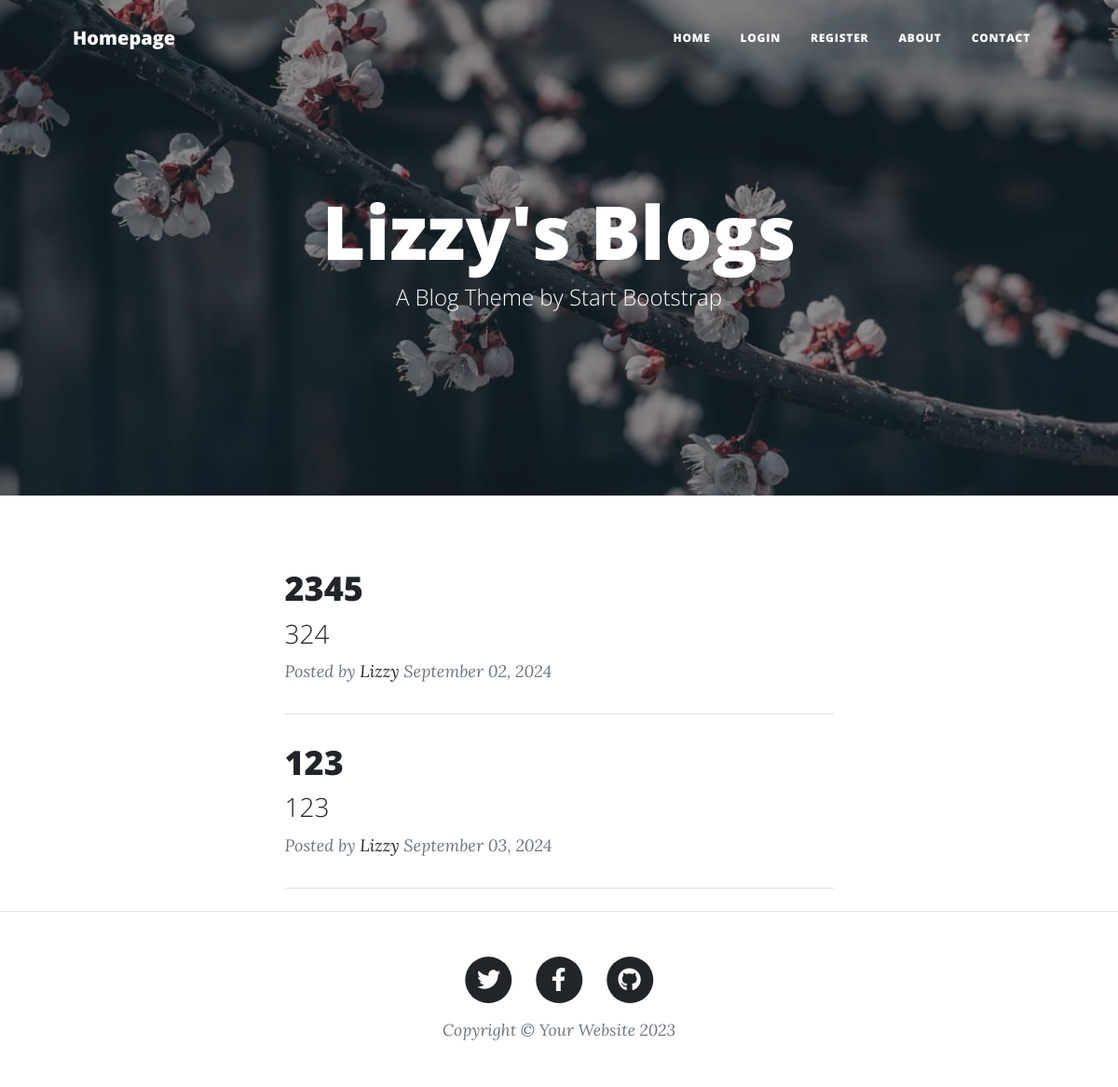
The page / on the database its author committed.
### database.py (models this page shows)
class Blogs(Base):
    __tablename__ = 'Blogs'
    id:Mapped[int] = mapped_column(primary_key=True)
    body:Mapped[str] = mapped_column(nullable=False)
    image:Mapped[str]
    title:Mapped[str] = mapped_column(nullable=False)
    subtitle:Mapped[str] = mapped_column(nullable=False)
    date:Mapped[str] = mapped_column(nullable=False)
    author_id:Mapped[int] = mapped_column(ForeignKey('User.id'), nullable=False)
    author:Mapped[User] = relationship('User', back_populates='blogs')

class User(UserMixin, Base):
    __tablename__ = 'User'
    id:Mapped[int] = mapped_column(primary_key=True)
    email:Mapped[str] = mapped_column(nullable=False, unique=True)
    password:Mapped[str] = mapped_column(nullable=False)
    name:Mapped[str] = mapped_column(nullable=False)
    blogs:Mapped[List['Blogs']] = relationship('Blogs', back_populates='author')
    comments:Mapped[List['Comments']] = relationship('Comments', back_populates='author')

### main.py (the view)
@app.route('/')
def index():
    posts = custom_func.update_response()
    return render_template('index.html', title="Lizzy's Blogs", img=custom_func.get_img('home_yes'), posts=posts, current_user=current_user, logged_in=current_user.is_authenticated)

### main.py (called while the page is built)
    def update_response():  # Gets all rows of database
        return session.query(Blogs).all()

    def get_img(place):
        placeholder = './static/assets/img/'
        ender = '-bg.jpg'
        return placeholder + place + ender  # eg: about_img = placeholder + 'about' + ender

### templates/index.html (shortened to what this page needs)
<!DOCTYPE html>
<html lang="en">
    <head>
        <link href="{{url_for('static', filename='css/styles.css')}}" rel="stylesheet" />
    </head>
    <body>
        {% include 'header.html' %}
        <div class="container px-4 px-lg-5">
            <div class="row gx-4 gx-lg-5 justify-content-center">
                <div class="col-md-10 col-lg-8 col-xl-7">
                    {% for post in posts %}
                        <div class="post-preview">
                            <a href="{{ url_for('show_post', index=post.id) }}">
                                <h2 class="post-title">{{ post.title }}</h2>
                                <h3 class="post-subtitle">{{ post.subtitle }}</h3>
                            </a>
                            <p class="post-meta">
                                Posted by
                                <a href="#!">{{ post.author.name }}</a>
                                {{ post.date }}
                            </p>
                        </div>
                        <hr class="my-4" />
                    {% endfor %}
                </div>
            </div>
        </div>
        {% include 'footer.html' %}
    </body>
</html>

### templates/header.html (shortened to what this page needs)
<nav class="navbar navbar-expand-lg navbar-light" id="mainNav">
    <div class="container px-4 px-lg-5">
        <a class="navbar-brand" href="{{url_for('index')}}">Homepage</a>
        <div class="collapse navbar-collapse" id="navbarResponsive">
            <ul class="navbar-nav ms-auto py-4 py-lg-0">
                <li class="nav-item"><a class="nav-link px-lg-3 py-3 py-lg-4" href="{{url_for('index')}}">Home</a></li>
                {% if not logged_in %}
                    <li class="nav-item"><a class="nav-link px-lg-3 py-3 py-lg-4" href="{{url_for('login')}}">Login</a></li>
                    <li class="nav-item"><a class="nav-link px-lg-3 py-3 py-lg-4" href="{{url_for('register')}}">Register</a></li>
                {% else %}
                    <li class="nav-item"><a class="nav-link px-lg-3 py-3 py-lg-4" href="{{url_for('logout')}}">Logout</a></li>
                {% endif %}
                <li class="nav-item"><a class="nav-link px-lg-3 py-3 py-lg-4" href="{{url_for('about')}}">About</a></li>
                <li class="nav-item"><a class="nav-link px-lg-3 py-3 py-lg-4" href="{{url_for('contact')}}">Contact</a></li>
            </ul>
        </div>
    </div>
</nav>
<header class="masthead" style="background-image: url('{{img}}')">
    <div class="container position-relative px-4 px-lg-5">
        <div class="row gx-4 gx-lg-5 justify-content-center">
            <div class="col-md-10 col-lg-8 col-xl-7">
                <div class="site-heading {% if c_post %}text-start{% endif %}">
                    {% if c_post %}
                        <h1>{{c_post.title}}</h1>
                        <span class="subheading">{{c_post.subheading}}</span>
                    {% elif not c_post %}
                        <h1>{{title}}</h1>
                        <span class="subheading">A Blog Theme by Start Bootstrap</span>
                    {% endif %}
                </div>
            </div>
        </div>
    </div>
</header>

### templates/footer.html (shortened to what this page needs)
<footer class="border-top">
    <div class="container px-4 px-lg-5">
        <div class="row gx-4 gx-lg-5 justify-content-center">
            <div class="col-md-10 col-lg-8 col-xl-7">
                <ul class="list-inline text-center">
                    <li class="list-inline-item">
                        <a href="#!">
                            <span class="fa-stack fa-lg">
                                <i class="fas fa-circle fa-stack-2x"></i>
                                <i class="fab fa-twitter fa-stack-1x fa-inverse"></i>
                            </span>
                        </a>
                    </li>
                    <li class="list-inline-item">
                        <a href="#!">
                            <span class="fa-stack fa-lg">
                                <i class="fas fa-circle fa-stack-2x"></i>
                                <i class="fab fa-facebook-f fa-stack-1x fa-inverse"></i>
                            </span>
                        </a>
                    </li>
                    <li class="list-inline-item">
                        <a href="#!">
                            <span class="fa-stack fa-lg">
                                <i class="fas fa-circle fa-stack-2x"></i>
                                <i class="fab fa-github fa-stack-1x fa-inverse"></i>
                            </span>
                        </a>
                    </li>
                </ul>
                <div class="small text-center text-muted fst-italic">Copyright &copy; Your Website 2023</div>
            </div>
        </div>
    </div>
</footer>

### rows shown on the page
Blogs: title "2345", subtitle "324", author.name "Lizzy", date "September 02, 2024"
Blogs: title "123", subtitle "123", author.name "Lizzy", date "September 03, 2024"

### other values the page prints
{{ title }} "Lizzy's Blogs"
